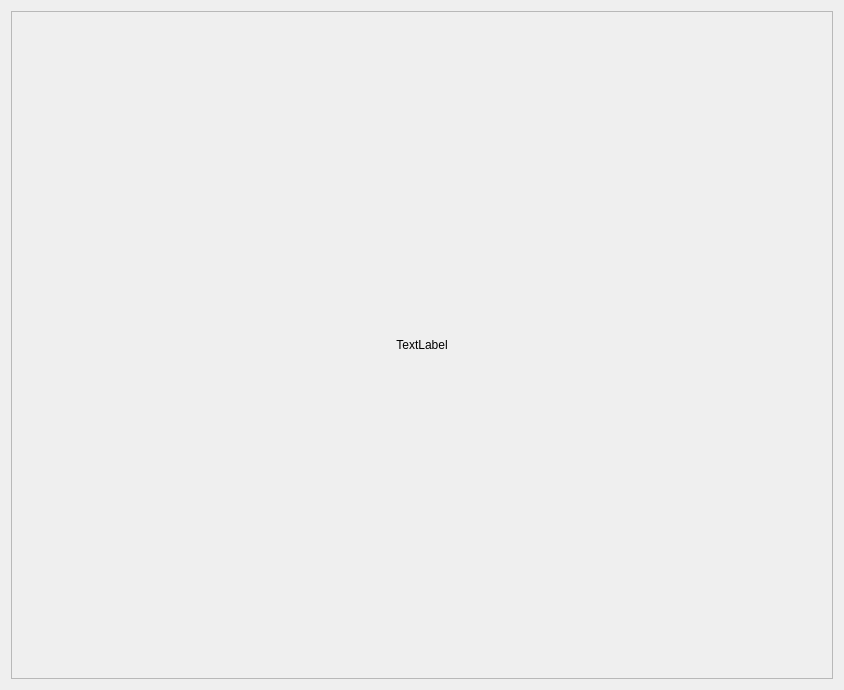
<?xml version="1.0" encoding="UTF-8"?>
<ui version="4.0">
 <class>castingclass</class>
 <widget class="QWidget" name="castingclass">
  <property name="geometry">
   <rect>
    <x>0</x>
    <y>0</y>
    <width>844</width>
    <height>690</height>
   </rect>
  </property>
  <property name="windowTitle">
   <string>castingclass</string>
  </property>
  <layout class="QGridLayout" name="gridLayout">
   <item row="0" column="0">
    <widget class="QScrollArea" name="scrollArea">
     <property name="widgetResizable">
      <bool>true</bool>
     </property>
     <widget class="QWidget" name="scrollAreaWidgetContents">
      <property name="geometry">
       <rect>
        <x>0</x>
        <y>0</y>
        <width>820</width>
        <height>666</height>
       </rect>
      </property>
      <layout class="QGridLayout" name="gridLayout_2">
       <item row="0" column="0">
        <widget class="QLabel" name="label">
         <property name="text">
          <string>TextLabel</string>
         </property>
         <property name="alignment">
          <set>Qt::AlignCenter</set>
         </property>
        </widget>
       </item>
      </layout>
     </widget>
    </widget>
   </item>
  </layout>
 </widget>
 <layoutdefault spacing="6" margin="11"/>
 <resources/>
 <connections/>
</ui>
